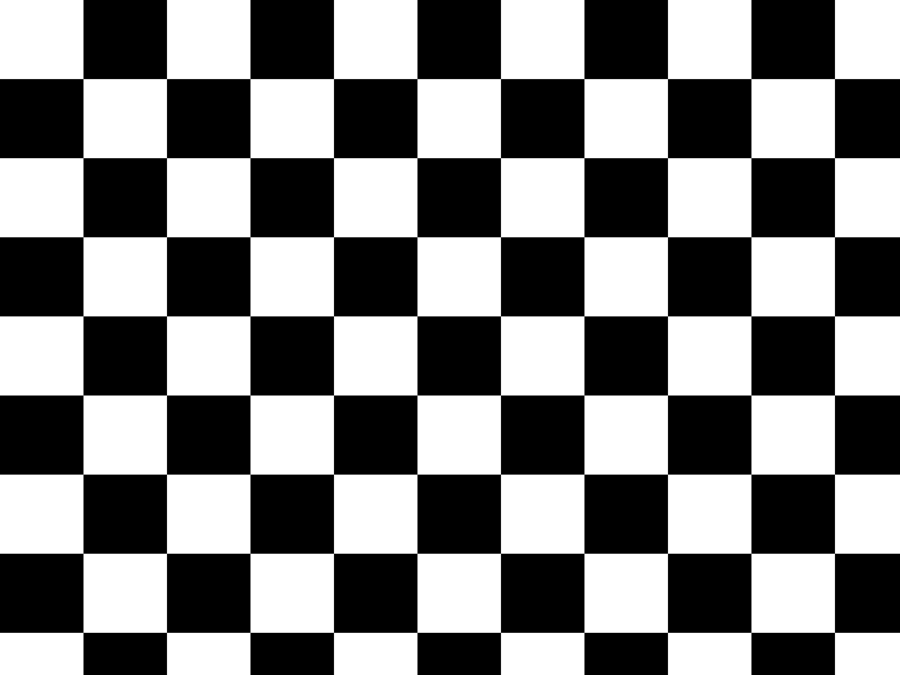
#> input picture Test.png, 900 x 675 px, given in place of the camera
$ python video_processing.py
#> lines starting #> are read from the running program, lines starting #| are printed output that depends on the picture; after the words box and inside, x2 and y2 are one past the last pixel; in counts of white or black regions, pixels touching at a corner belong together
# VIDEO PROCESSING

import cv2
import numpy as np

'<the path to the video>'
cap = cv2.VideoCapture(0)

while True:
    success, img = cap.read()
#> img is the input picture: shape (675, 900, 3); min 0, max 255, mean 128.1

    # img = cv2.resize(img, (img.shape[1], img.shape[0]))
    img = cv2.GaussianBlur(img, (9, 9), 0)  # blur (you can only put odd numbers)
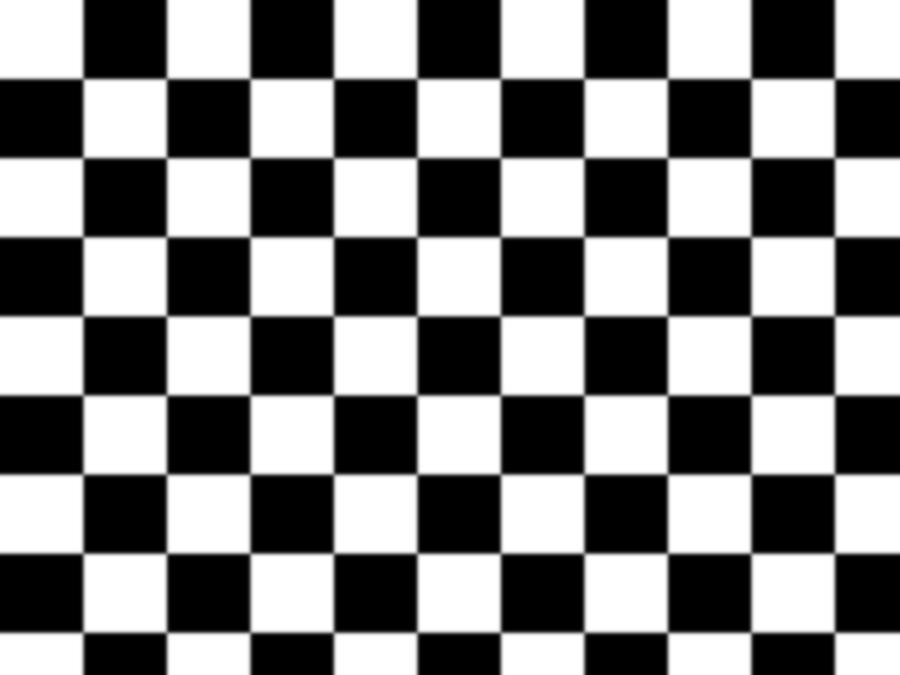
#> img: shape (675, 900, 3); min 0, max 255, mean 128.1
    img = cv2.cvtColor(img, cv2.COLOR_BGR2GRAY)
#> img: shape (675, 900)

    img = cv2.Canny(img, 30, 30) # the smaller the value, the greater the accuracy
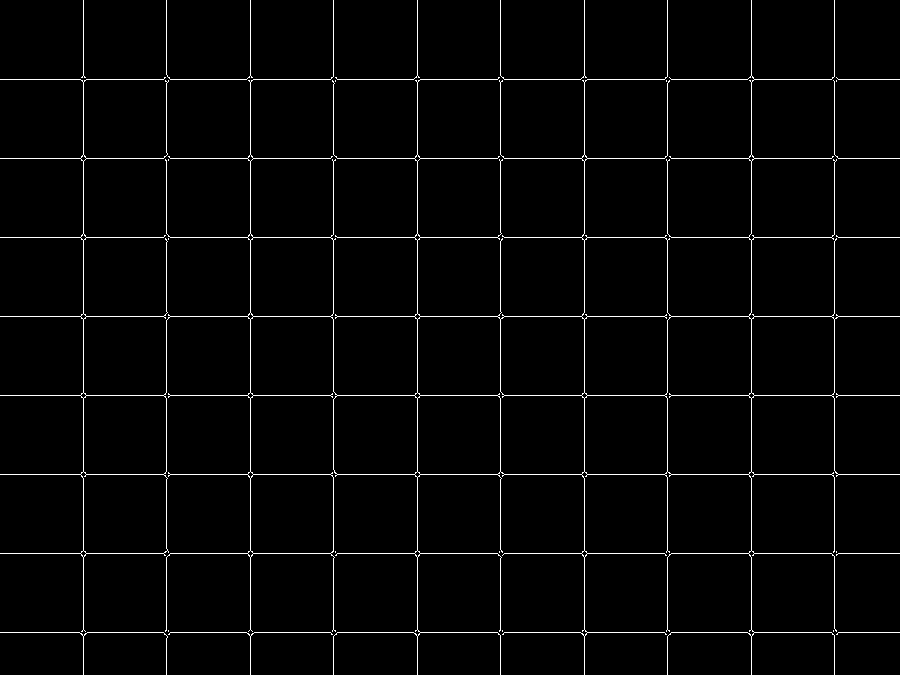
#> img: shape (675, 900); 2.3% white in thin lines or dots

    kernel = np.ones(((5, 5)), np.uint8)
    img = cv2.dilate(img, kernel, iterations=1)
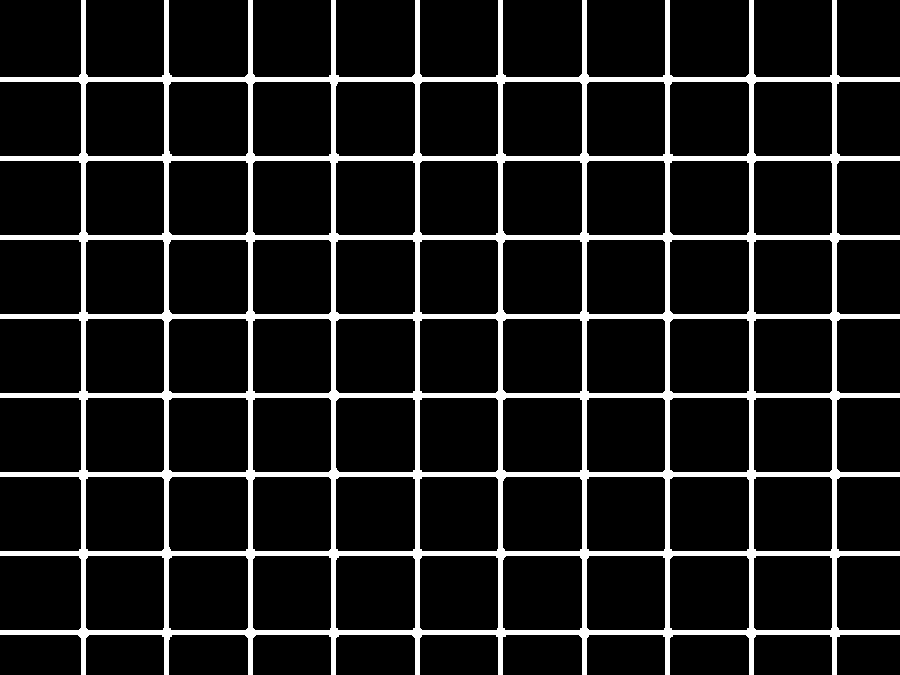
#> img: shape (675, 900); 11.4% white; 1 white region, box (x1, y1, x2, y2) and area: (0, 0, 900, 675) 69124

    img = cv2.erode(img, kernel, iterations=1)
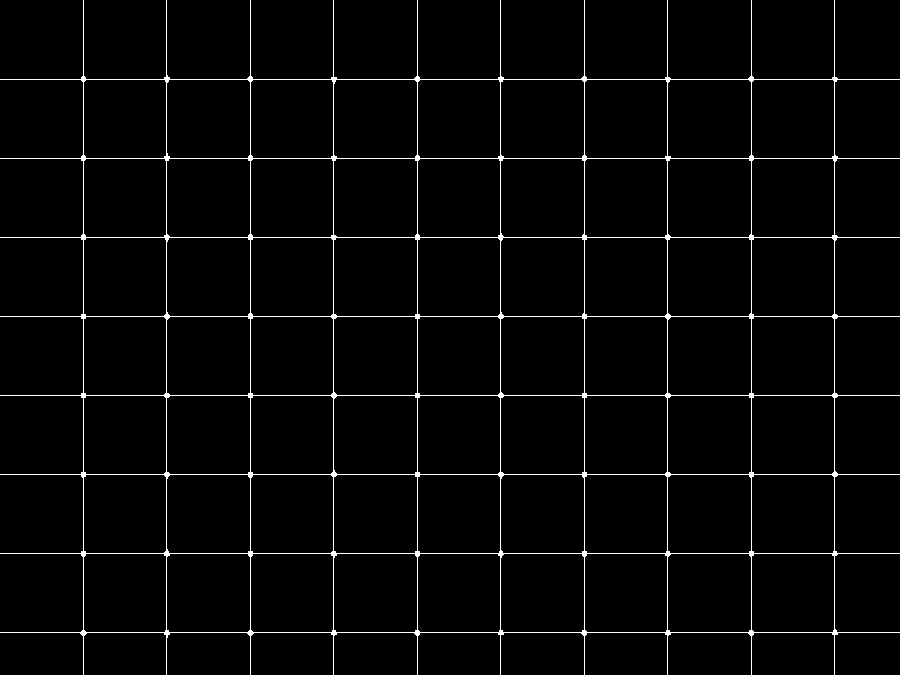
#> img: shape (675, 900); 2.5% white in thin lines or dots

    cv2.imshow('Yes, its works!', img)

    if cv2.waitKey(1) & 0xFF == ord('q'):
#> (key q is pressed here)
        break
